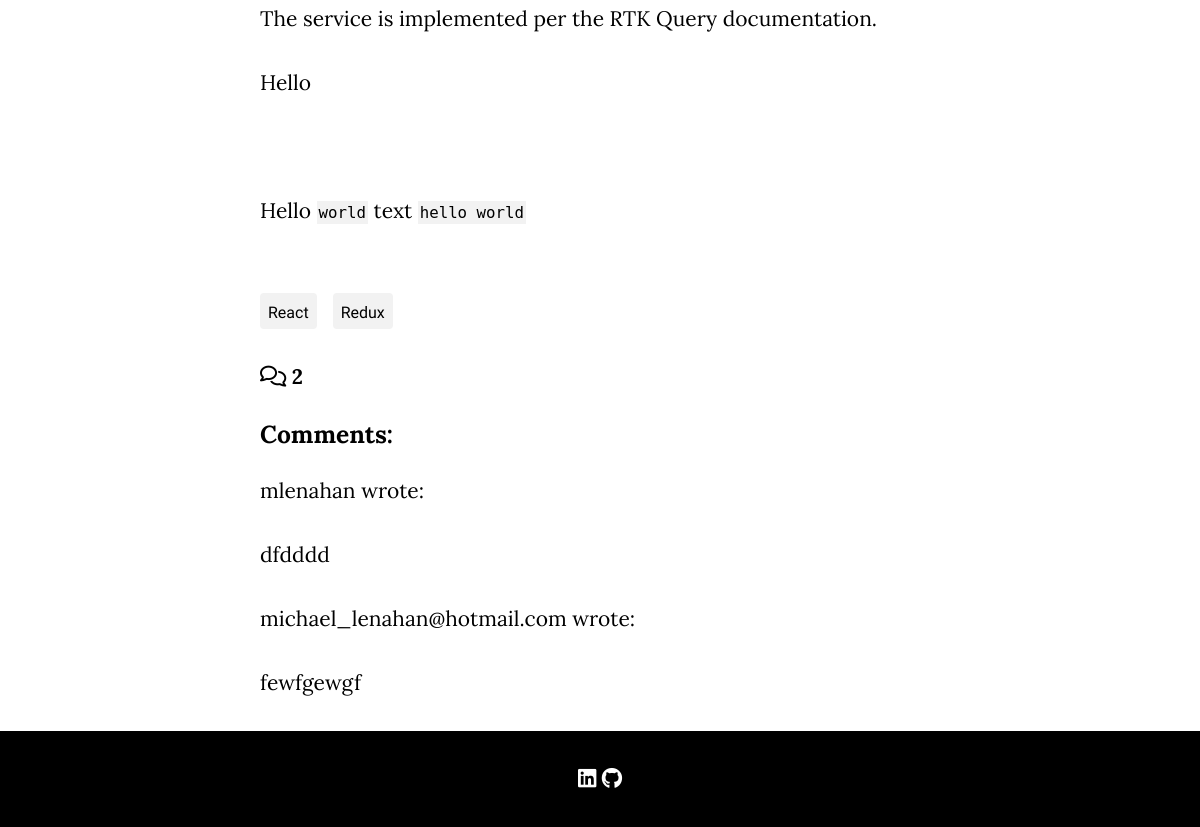
The app's page /testing-rtk-query-with-jest/ (lower part), older data.
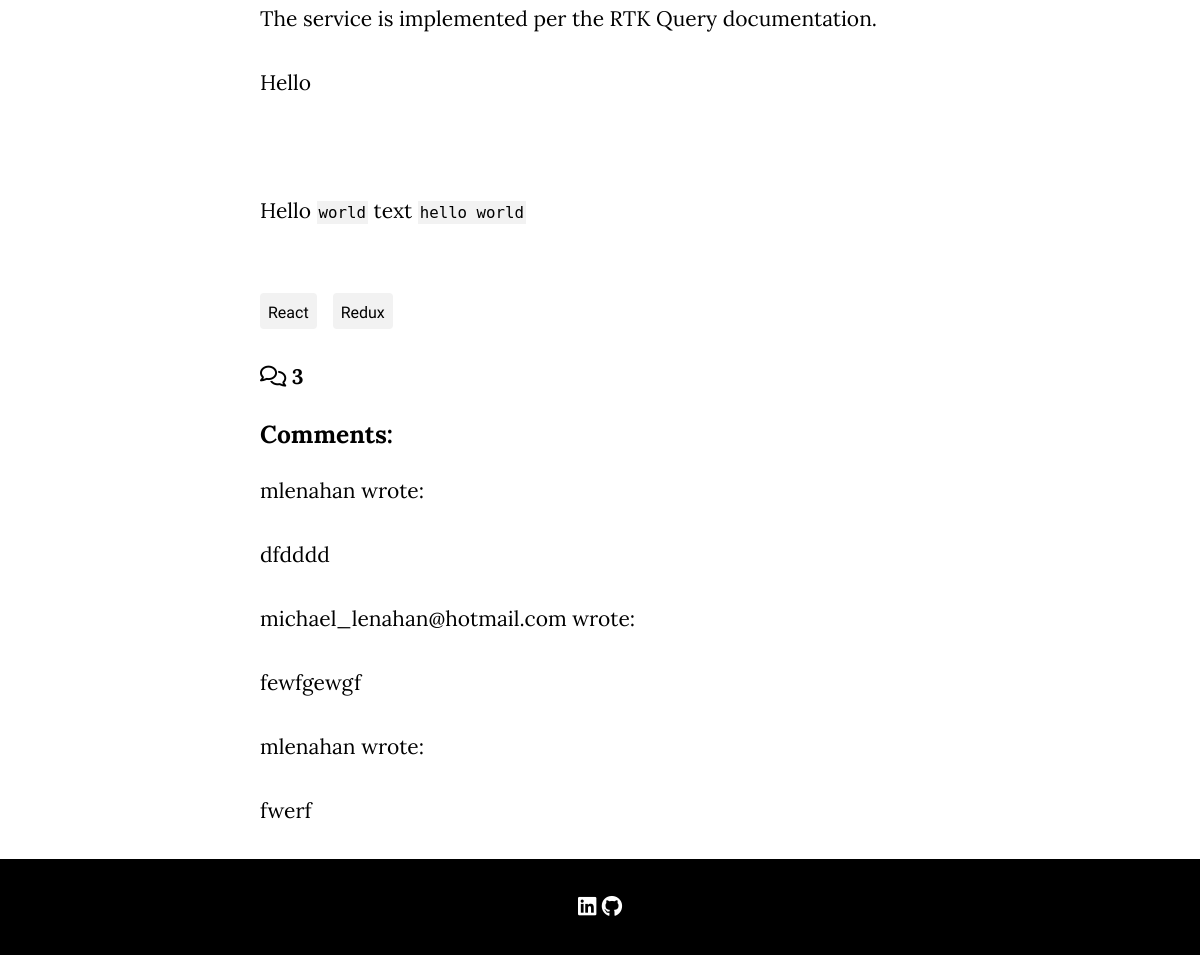
The same page, newer data.
### blog/models.py (models this page shows, shortened)
class Post(models.Model):
    title = models.CharField(max_length=200, unique=True)
    slug = models.SlugField(max_length=200, unique=True)
    featured_image = CloudinaryField('image', default='placeholder')
    excerpt = models.TextField(blank=True)
    updated_at = models.DateTimeField(auto_now=True)
    content = models.TextField()
    created_at = models.DateTimeField(auto_now_add=True)
    published_at = models.DateTimeField(auto_now_add=True)
    status = models.IntegerField(choices=STATUS, default=0)
    tags = models.ManyToManyField(Tag, blank=True)
    @property
    def parsed_content(self):
        parsed = unescape_gist_embeds(self.content)
        parsed = substitute_code_snippets(parsed)
        return parsed
    class Meta:
        ordering = ["-created_at"]

class Tag(models.Model):
    name = models.CharField(max_length=80)
    created_at = models.DateTimeField(auto_now_add=True)
    class Meta:
        ordering = ["created_at"]

class Comment(models.Model):
    post = models.ForeignKey(
        'Post',
        on_delete=models.CASCADE,
        related_name='comments')
    name = models.CharField(max_length=80)
    email = models.EmailField(blank=True)
    body = models.TextField()
    created_at = models.DateTimeField(auto_now_add=True)
    approved = models.BooleanField(default=False)
    created_by = models.ForeignKey(
        User, on_delete=models.CASCADE,
        default=DEFAULT_CREATED_BY_ID)
    class Meta:
        ordering = ["created_at"]

### blog/views.py (the view, shortened to what this page needs)
# urls.py: path('<slug:slug>/', views.PostDetail.as_view(), name='post_detail'),
class PostDetail(View):
    def get(self, request, slug, *args, **kwargs):
        queryset = Post.objects.filter(status=1)
        post = get_object_or_404(queryset, slug=slug)
        site_settings = SiteSettings.objects.get()
        comments = post.comments.filter(approved=True).order_by('created_at')
        tags = post.tags.all()
        return render(
            request,
            'post_detail.html',
            {
                'post': post,
                'site_settings': site_settings,
                'comments': comments,
                "commented": False,
                'tags': tags,
                'comment_form': CommentForm(),
                'user': request.user,
            },
        )

### blog/models.py (called while the page is built)
def unescape_gist_embeds(escaped):
    regex = ("&lt;script src=(\"https:\\/\\/gist\\.github\\.com"
             "\\/johnpooch\\/[^\"]*\")&gt;&lt;\\/script&gt;")
    pattern = re.compile(regex, re.S)
    return re.sub(pattern, r'<script src=\1></script>', escaped)

def substitute_code_snippets(text):
    regex = '`([^`]*)`'
    pattern = re.compile(regex, re.S)
    return re.sub(
        pattern,
        r'<span class="inline-code-snippet">\1</span>',
        text)

### templates/post_detail.html (shortened to what this page needs)
{% extends 'base.html' %} {% block content %}
{% load crispy_forms_tags %}
<div class="container">
    <div class="content">
        <div>
            <div class="content">
                {{ post.parsed_content | safe }}
            </div>
            <div class="tags">
                {% for tag in tags %}
                <span>
                    {{ tag.name }}
                </span>
                {% endfor %}
            </div>
            <div>
                {% with comments.count as total_comments %}
                <strong><i class="far fa-comments"></i>
                    {{ total_comments }}</strong>
                {% endwith %}
            </div>
            <div>
                <div>
                    <h3>Comments:</h3>
                    <div>
                        {% for comment in comments %}
                        <div>
                            <p>
                                {{ comment.name }}
                                 wrote:
                            </p>
                            {{ comment.body | linebreaks }}
                        </div>
                        {% endfor %}
                    </div>
                </div>
        </div>
    </div>
</div>
</div>
{% endblock content %}

### templates/base.html (shortened to what this page needs)
{% load static %}
<!DOCTYPE html>
<html lang="en">
<head>
    <link rel="stylesheet" href="https://cdnjs.cloudflare.com/ajax/libs/font-awesome/5.15.3/css/all.min.css">
    <link rel="stylesheet" href="{% static 'css/style.css' %}">
</head>
<body>
    <main>
        {% block content %}
        {% endblock content %}
    </main>
    <footer>
            <div>
                <a href="{{ site_settings.linkedin }}" target="_blank"><i class="fab fa-linkedin"></i></a>
                <a href="{{ site_settings.github }}" target="_blank"><i class="fab fa-github"></i></a>
            </div>
    </footer>
</body>
</html>

### static/css/style.css (style rules this page uses)
:root { --primary-main: #000000; --secondary-main: rgb(117, 117, 117); --background-main: #FFFFFF; --background-secondary: rgba(250, 250, 250, 1); --background-dark: #121212; --text: #000000; --text-dark: #ECEFF1; --snippet-text: #000000; --snippet-background: rgb(242, 242, 242); --icon-main: #FFFFFF; --primary-font: 'Martel Sans', sans-serif; --secondary-font: 'Lora', sans-serif; --font-size-body: 21px; --line-height-body: 32px; --border-thickness: 1px; --border-color: rgba(0, 0, 0, 0.1); }
body { color: var(--text); background-color: var(--background-main); font-family: var(--secondary-font); font-size: var(--font-size-body); line-height: var(--line-height-body); margin: 0; display: flex; flex-direction: column; min-height: 100vh }
.container { display: flex; flex-direction: column; align-items: center; padding-top: 32px; }
.container > div { max-width: 680px; }
.content p { margin-bottom: 32px; }
footer { background-color: var(--primary-main); color: var(--icon-main); padding: 32px 0; display: flex; flex-direction: column; align-items: center; margin-top: auto; }
footer a { text-decoration: none; color: inherit; }
.tags { display: flex; gap: 16px; padding: 32px 0; color: var(--snippet-text); }
.tags > span { font-family: 'Martel Sans'; font-size: 16px; background: rgb(242, 242, 242);; padding: 0 8px; border-radius: 4px; padding-top: 4px; }
.inline-code-snippet { padding: 2px; font-family: Monaco,Consolas,"Andale Mono","DejaVu Sans Mono",monospace; background-color: var(--snippet-background); font-size: 75%; color: var(--snippet-text); }

Row changes from the older to the newer data that the page shows:
added Comment: name "mlenahan", body "fwerf"
Text that changed along with them:
{{ total_comments }}: "2" → "3"
